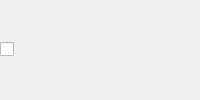
<?xml version="1.0" encoding="UTF-8"?>
<ui version="4.0">
 <class>EffectCheckRow</class>
 <widget class="QWidget" name="EffectCheckRow">
  <layout class="QHBoxLayout" name="rowLayout">
   <property name="leftMargin"><number>0</number></property>
   <property name="topMargin"><number>0</number></property>
   <property name="rightMargin"><number>0</number></property>
   <property name="bottomMargin"><number>0</number></property>
   <item>
    <widget class="QCheckBox" name="optionCheck"/>
   </item>
  </layout>
 </widget>
 <resources/>
 <connections/>
</ui>
